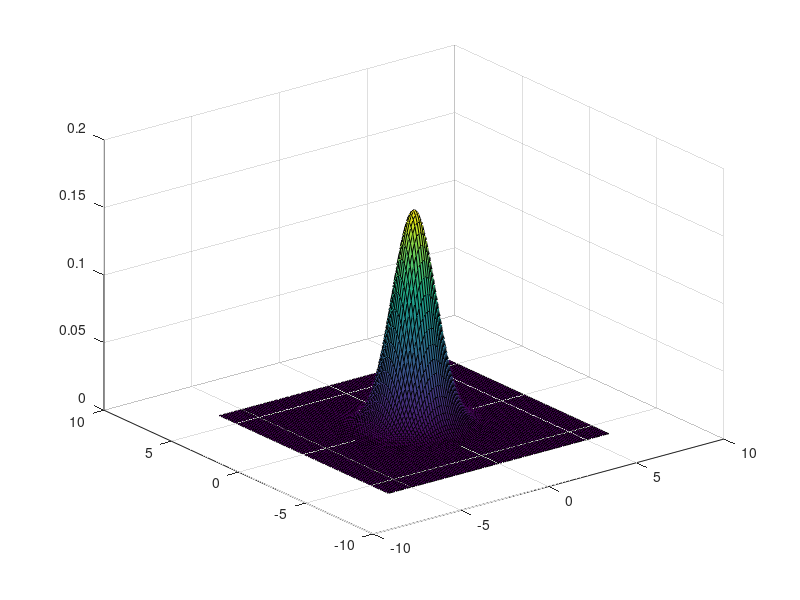

This chart was generated by the following MATLAB code: (Note: this script raises an error after producing the figure.)
close all; clear all; clc;
%%Aufgabe 10.1
x=linspace(-2*pi,2*pi,1000);
y=(sin(x)).^2;
z = cumtrapz(x,y) ;
figure(1)
plot(x,y,x,z)
grid on

%%Aufgabe 10.2
%a
fx=@(x)(sin(x)).^2;
I=quad(fx,-2*pi,2*pi)
%b
yx=@(x)x.*exp(x);
J=quad(yx,-1,1)
%c
x=linspace(-1,1,100);
f=@(x) 1./(1+x.^2);
y=f(x);
h=x(2)-x(1);
AR=sum(y(1:end-1))*h
AT=AR+0.5*h*sum(y(2:end)-y(1:end-1))
AQ=quad(f,-1,1)
FT=AQ-AT
FR=AQ-AR

%%Aufgabe 10.3
zxy=@(x,y)(1/(2*pi))*exp(-((x.^2+y.^2)/2));
q=dblquad(zxy,-2*pi,2*pi,-2*pi,2*pi)
vX=linspace(-2*pi,2*pi,100);
vY=linspace(-2*pi,2*pi,100);
[mX,mY]=meshgrid(vX,vY);
mF=zxy(mX,mY);
surf(mX,mY,mF)

%%Aufgabe 10.4
fxy=@(x,y)(1/(2*pi))*exp(-((x.^2+y.^2)/2));
frt=@(r,t)((1/(2*pi))*exp(-(((r.*cos(t)).^2+(r.*sin(t)).^2)/2))).*r;
q=dblquad(frt,0,3,0,2*pi)
vr = linspace(0,3,20); 
vt = linspace(0,2*pi,50); 
[mr,mt] = meshgrid(vr,vt);
mFrt = frt(mr,mt); 
dr = vr(2)-vr(1);
dt = vt(2)-vt(1); 
I = sum(sum(mFrt))*dr*dt 

%%Aufgabe 10.5
syms x
I1=int(x*log(1+x))
I2=int(x*log(x),0,1)
syms t
I3=int(2*x,sin(t),1)